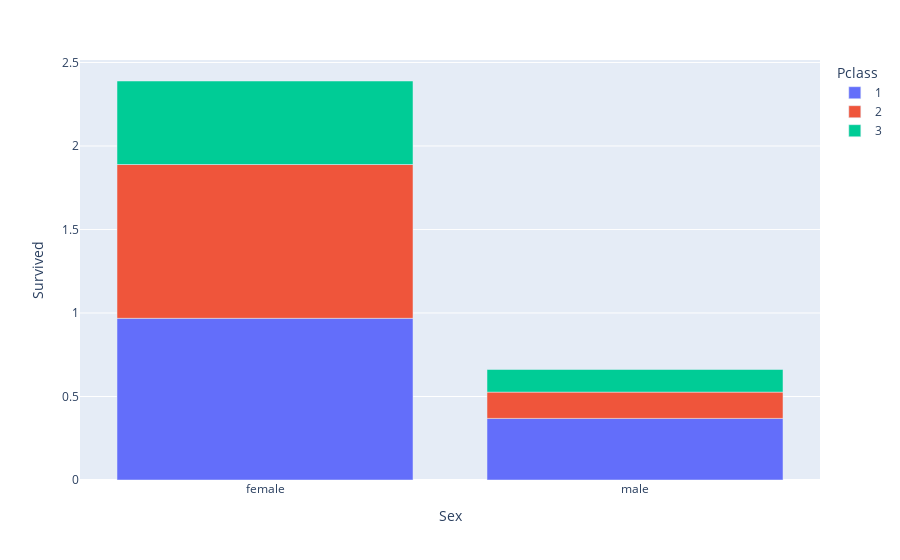

Write notebook code for a chart like this one.
### Code cell
p3 = px.bar(summary, color = 'Pclass', y = 'Survived', x = 'Sex')
p3.show()

### Figure 1 — Plotly figure (JSON) as saved in the notebook; plotly's stock layout.template omitted (floating-point values rounded to 4 significant figures)
{"data": [{"alignmentgroup": "True", "hovertemplate": "Pclass=1<br>Sex=%{x}<br>Survived=%{y}<extra></extra>", "legendgroup": "1", "marker": {"color": "#636efa"}, "name": "1", "offsetgroup": "1", "orientation": "v", "showlegend": true, "textposition": "auto", "type": "bar", "x": ["female", "male"], "xaxis": "x", "y": [0.9681, 0.3689], "yaxis": "y"}, {"alignmentgroup": "True", "hovertemplate": "Pclass=2<br>Sex=%{x}<br>Survived=%{y}<extra></extra>", "legendgroup": "2", "marker": {"color": "#EF553B"}, "name": "2", "offsetgroup": "2", "orientation": "v", "showlegend": true, "textposition": "auto", "type": "bar", "x": ["female", "male"], "xaxis": "x", "y": [0.9211, 0.1574], "yaxis": "y"}, {"alignmentgroup": "True", "hovertemplate": "Pclass=3<br>Sex=%{x}<br>Survived=%{y}<extra></extra>", "legendgroup": "3", "marker": {"color": "#00cc96"}, "name": "3", "offsetgroup": "3", "orientation": "v", "showlegend": true, "textposition": "auto", "type": "bar", "x": ["female", "male"], "xaxis": "x", "y": [0.5, 0.1354], "yaxis": "y"}], "layout": {"barmode": "relative", "legend": {"title": {"text": "Pclass"}, "tracegroupgap": 0}, "margin": {"t": 60}, "xaxis": {"anchor": "y", "domain": [0, 1], "title": {"text": "Sex"}}, "yaxis": {"anchor": "x", "domain": [0, 1], "title": {"text": "Survived"}}}}
